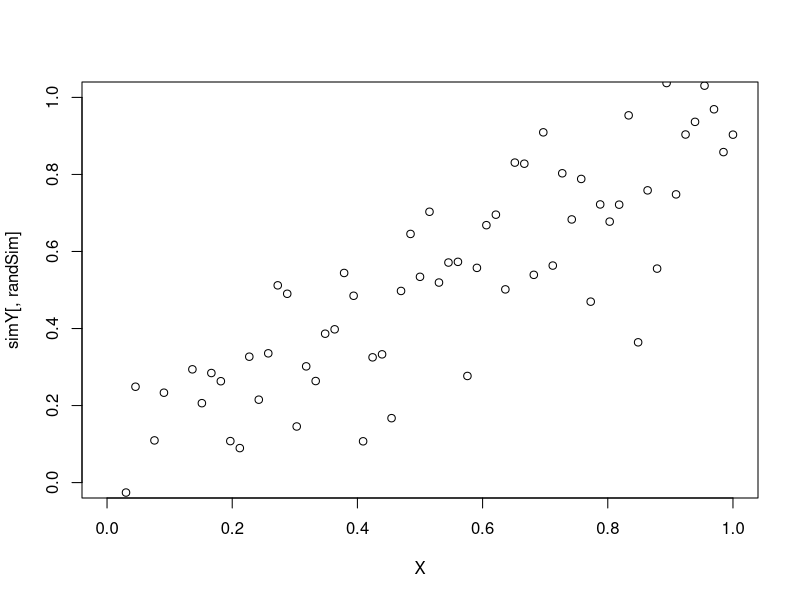

Recreate this plot in R. (Note: this script raises an error after producing the figure.)

mean_beta0 = 1 # slope of null model
mean_beta1 = 1 / 2 # slope of alternative model
var_mean0 = 0.005; var_mean1 = var_mean0; # variance on beta
var_e = 0.025 # variance on error

xmin = 0 
xmax = 1 

f0 = function(x) mean_beta0 * x # null regression model
f1 = function(x) mean_beta1 * x # alternative regression model

N = 67
type = c(1, 1)
p = 1


library(mvtnorm)
numSims = 1000

model_evidence = function(Y, X, mean_beta, var_mean, var_e){
  # Y is a vector
  # X is a matrix
  # var_mean is a matrix
  # var_e is a scalar
  N = length(Y)
  marginaly_mean = X %*% mean_beta
  marginaly_var = diag(rep(var_e, N)) + (X %*% var_mean %*% t(X))
  return(dmvnorm(Y, mean = marginaly_mean, sigma = marginaly_var, log = FALSE))
}

simulateY = function(X, mean_beta, var_mean, var_e, numSims, plotrandsim = FALSE){
  Y = matrix(rep(NA, N * numSims), N, numSims) # each column is a separate simulation
  for(j in 1:numSims){
    beta = rnorm(n = 1, mean = mean_beta, sd = sqrt(var_mean))
    for(i in 1:N){
      Y[i, j] = rnorm(n = 1, mean = beta * X[i], sd = sqrt(var_e))
    }
  }
  if(plotrandsim == TRUE){
    randSim = sample(1:numSims, 1)
    plot(Y[ , randSim] ~ X)
  }
  return(Y)
}

# testing - it works fine! :D
D_space = seq(xmin, xmax, length.out = N)
X = as.matrix(D_space)

simY = simulateY(X, mean_beta = mean_beta0, var_mean0, var_e, numSims)
randSim = sample(1:numSims, 1); plot(simY[ , randSim] ~ X, xlim = c(0, 1), ylim = c(0, 1))

simPostH0 = rep(NA, numSims)
simPostH1 = rep(NA, numSims)
simBF01 = rep(NA, numSims)

j = 104

for(j in 1:numSims){
  Y = simY[, j]
  # get model evidences
  simEvidenceH0 = model_evidence(Y, X, mean_beta0, var_mean0, var_e)
  simEvidenceH1 = model_evidence(Y, X, mean_beta1, var_mean1, var_e)
  # calculate posterior probabilities of models
  simPostH0[j] = simEvidenceH0 / (simEvidenceH0 + simEvidenceH1)
  simPostH1[j] = simEvidenceH1 / (simEvidenceH0 + simEvidenceH1)
  # calculate bayes factor
  simBF01[j] = simPostH0[j] / simPostH1[j]
}
expected_postH0 = mean(simPostH0)
expected_postH1 = mean(simPostH1)
expected_BF01 = mean(simBF01)

















########################################################################################
################################### TRY AGAIN ##########################################
########################################################################################
mean_beta0 = 1 # slope of null model
mean_beta1 = 1 / 2 # slope of alternative model
var_mean0 = 0.1; var_mean1 = var_mean0; # variance on beta
var_e = 0.01 # variance on error

xmin = 0 
xmax = 1 

f0 = function(x) mean_beta0 * x # null regression model
f1 = function(x) mean_beta1 * x # alternative regression model

N = 67
type = c(1, 1)
p = 1

# for one-at-a-time algorithm:
numCandidates = 10^3 # suggested 10^5
k = 4
# One-at-a-Time Algorithm
X_1atatime = MED_ms(mean_beta0 = mean_beta0, mean_beta1 = mean_beta1, 
                    var_mean0 = var_mean0, var_mean1 = var_mean1, var_e = var_e, 
                    f0 = f0, f1 = f1, type = type, var_margy0 = NULL, var_margy1 = NULL, 
                    N = N, numCandidates = numCandidates, k = k, p = p, xmin = xmin, xmax = xmax, 
                    genCandidates = 1, initialpt = 1)


library(mvtnorm)
numSims = 1000

model_evidence = function(Y, X, mean_beta, var_mean, var_e){
  # Y is a vector
  # X is a matrix
  # var_mean is a matrix
  # var_e is a scalar
  N = length(Y)
  marginaly_mean = X %*% mean_beta
  marginaly_var = diag(rep(var_e, N)) + (X %*% var_mean %*% t(X))
  return(dmvnorm(Y, mean = marginaly_mean, sigma = marginaly_var, log = FALSE))
}

simulateY = function(X, mean_beta, var_mean, var_e, numSims, plotrandsim = FALSE){
  Y = matrix(rep(NA, N * numSims), N, numSims) # each column is a separate simulation
  for(j in 1:numSims){
    beta = rnorm(n = 1, mean = mean_beta, sd = sqrt(var_mean))
    for(i in 1:N){
      Y[i, j] = rnorm(n = 1, mean = beta * X[i], sd = sqrt(var_e))
    }
  }
  if(plotrandsim == TRUE){
    randSim = sample(1:numSims, 1)
    plot(Y[ , randSim] ~ X)
  }
  return(Y)
}

# testing - it works fine! :D

X = as.matrix(X_1)
X = as.matrix(X_1atatime)

simY = simulateY(X, mean_beta = mean_beta0, var_mean0, var_e, numSims)
randSim = sample(1:numSims, 1); plot(simY[ , 104] ~ X, xlim = c(0, 1), ylim = c(0, 1))

simPostH0 = rep(NA, numSims)
simPostH1 = rep(NA, numSims)
simBF01 = rep(NA, numSims)

j = 104

for(j in 1:numSims){
  Y = simY[, j]
  # get model evidences
  simEvidenceH0 = model_evidence(Y, X, mean_beta0, var_mean0, var_e)
  simEvidenceH1 = model_evidence(Y, X, mean_beta1, var_mean1, var_e)
  # calculate posterior probabilities of models
  simPostH0[j] = simEvidenceH0 / (simEvidenceH0 + simEvidenceH1)
  simPostH1[j] = simEvidenceH1 / (simEvidenceH0 + simEvidenceH1)
  # calculate bayes factor
  simBF01[j] = simPostH0[j] / simPostH1[j]
}
expected_postH0 = mean(simPostH0)
expected_postH1 = mean(simPostH1)
expected_BF01 = mean(simBF01)


